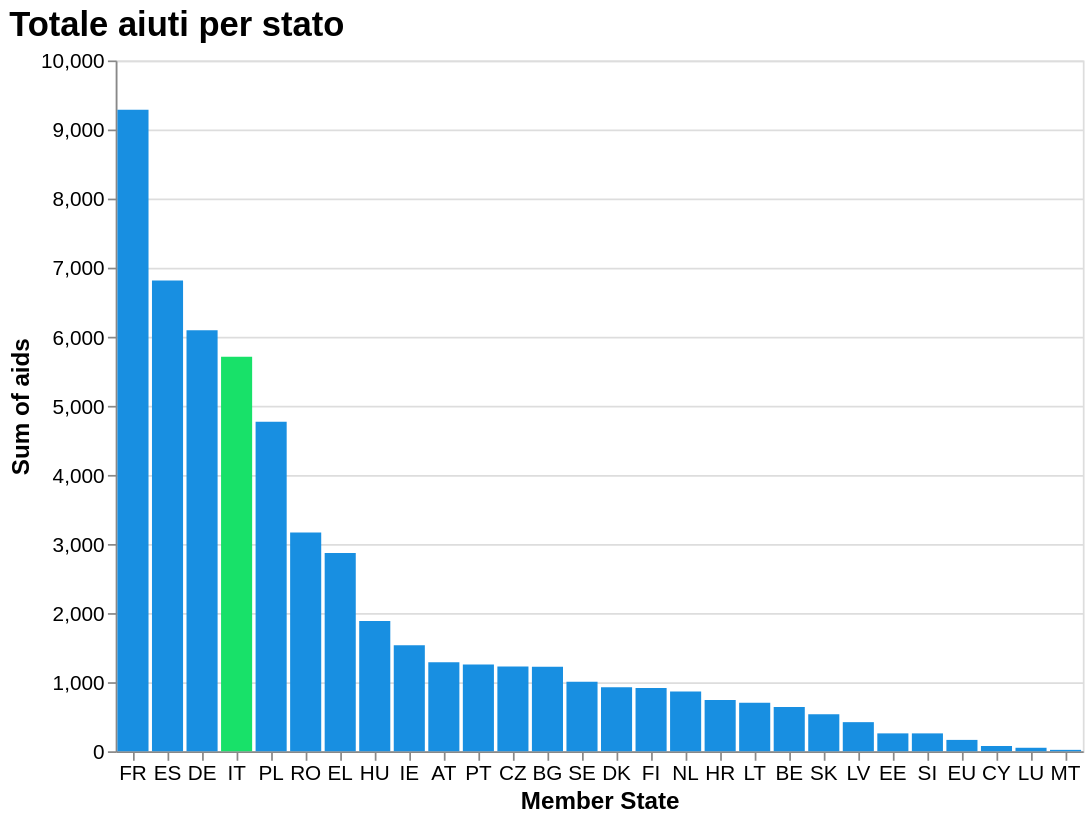

The specification (Vega-Lite) saved for this image:
### Vega-Lite specification from a JSON file in a GitHub repository (floating-point values rounded to 4 significant figures)
{"$schema": "https://vega.github.io/schema/vega-lite/v5.17.0.json", "config": {"axis": {"labelFontSize": 12, "titleFontSize": 14}, "background": "transparent", "title": {"anchor": "start", "color": "black", "fontSize": 20}}, "data": {"name": "data-11d5a51c55c2c4bbf61c9a28b2ab0d3a"}, "datasets": {"data-11d5a51c55c2c4bbf61c9a28b2ab0d3a": [{"Direct aids": 498.6, "Direct aids and sectorial aids": 557.3, "Member State": "BE", "Rural development": 83.2, "Sum of aids": 640.5, "Total percentage": "1.17%"}, {"Direct aids": 843.2, "Direct aids and sectorial aids": 867.9, "Member State": "BG", "Rural development": 354.6, "Sum of aids": 1222.0, "Total percentage": "2.25%"}, {"Direct aids": 347.7, "Direct aids and sectorial aids": 360.7, "Member State": "HR", "Rural development": 382.1, "Sum of aids": 742.8, "Total percentage": "1.36%"}, {"Direct aids": 852.3, "Direct aids and sectorial aids": 869.4, "Member State": "CZ", "Rural development": 357.1, "Sum of aids": 1226.0, "Total percentage": "2.25%"}, {"Direct aids": 798.5, "Direct aids and sectorial aids": 808.2, "Member State": "DK", "Rural development": 116.7, "Sum of aids": 924.9, "Total percentage": "1.7%"}, {"Direct aids": 4615.0, "Direct aids and sectorial aids": 4740.0, "Member State": "DE", "Rural development": 1354.0, "Sum of aids": 6094.0, "Total percentage": "11.2%"}, {"Direct aids": 165.4, "Direct aids and sectorial aids": 167.1, "Member State": "EE", "Rural development": 91.6, "Sum of aids": 258.7, "Total percentage": "0.47%"}, {"Direct aids": 1991.0, "Direct aids and sectorial aids": 2233.0, "Member State": "EL", "Rural development": 635.8, "Sum of aids": 2868.0, "Total percentage": "5.3%"}, {"Direct aids": 5055.0, "Direct aids and sectorial aids": 5667.0, "Member State": "ES", "Rural development": 1149.0, "Sum of aids": 6816.0, "Total percentage": "12.5%"}, {"Direct aids": 6808.0, "Direct aids and sectorial aids": 7372.0, "Member State": "FR", "Rural development": 1913.0, "Sum of aids": 9285.0, "Total percentage": "17.1%"}, {"Direct aids": 1181.0, "Direct aids and sectorial aids": 1191.0, "Member State": "IE", "Rural development": 343.3, "Sum of aids": 1534.0, "Total percentage": "2.8%"}, {"Direct aids": 3552.0, "Direct aids and sectorial aids": 4242.0, "Member State": "IT", "Rural development": 1471.0, "Sum of aids": 5712.0, "Total percentage": "10.5%"}, {"Direct aids": 47.3, "Direct aids and sectorial aids": 52.71, "Member State": "CY", "Rural development": 22.2, "Sum of aids": 74.91, "Total percentage": "0.14%"}, {"Direct aids": 294.7, "Direct aids and sectorial aids": 297.1, "Member State": "LV", "Rural development": 124.0, "Sum of aids": 421.1, "Total percentage": "0.77%"}, {"Direct aids": 510.2, "Direct aids and sectorial aids": 514.7, "Member State": "LT", "Rural development": 188.9, "Sum of aids": 703.6, "Total percentage": "1.3%"}, {"Direct aids": 34.3, "Direct aids and sectorial aids": 34.9, "Member State": "LU", "Rural development": 15.41, "Sum of aids": 50.31, "Total percentage": "0.1%"}, {"Direct aids": 1277.0, "Direct aids and sectorial aids": 1310.0, "Member State": "HU", "Rural development": 576.5, "Sum of aids": 1887.0, "Total percentage": "3.5%"}, {"Direct aids": 5.1, "Direct aids and sectorial aids": 5.2, "Member State": "MT", "Rural development": 14.9, "Sum of aids": 20.1, "Total percentage": "0.04%"}, {"Direct aids": 651.3, "Direct aids and sectorial aids": 703.1, "Member State": "NL", "Rural development": 163.1, "Sum of aids": 866.2, "Total percentage": "1.6%"}, {"Direct aids": 683.3, "Direct aids and sectorial aids": 707.3, "Member State": "AT", "Rural development": 580.7, "Sum of aids": 1288.0, "Total percentage": "2.37%"}, {"Direct aids": 3320.0, "Direct aids and sectorial aids": 3351.0, "Member State": "PL", "Rural development": 1419.0, "Sum of aids": 4770.0, "Total percentage": "8.8%"}, {"Direct aids": 756.4, "Direct aids and sectorial aids": 860.9, "Member State": "PT", "Rural development": 393.7, "Sum of aids": 1255.0, "Total percentage": "2.3%"}, {"Direct aids": 1885.0, "Direct aids and sectorial aids": 1953.0, "Member State": "RO", "Rural development": 1215.0, "Sum of aids": 3168.0, "Total percentage": "5.8%"}, {"Direct aids": 132.5, "Direct aids and sectorial aids": 139.5, "Member State": "SI", "Rural development": 119.1, "Sum of aids": 258.6, "Total percentage": "0.5%"}, {"Direct aids": 384.7, "Direct aids and sectorial aids": 395.8, "Member State": "SK", "Rural development": 138.9, "Sum of aids": 534.7, "Total percentage": "1.0%"}, {"Direct aids": 517.3, "Direct aids and sectorial aids": 526.0, "Member State": "FI", "Rural development": 388.3, "Sum of aids": 914.3, "Total percentage": "1.7%"}, {"Direct aids": 673.0, "Direct aids and sectorial aids": 686.3, "Member State": "SE", "Rural development": 319.7, "Sum of aids": 1006.0, "Total percentage": "1.85%"}, {"Direct aids": 0.0, "Direct aids and sectorial aids": 164.2, "Member State": "EU", "Rural development": 0.0, "Sum of aids": 164.2, "Total percentage": "0.3%"}]}, "encoding": {"color": {"condition": {"test": "(datum['Member State'] === 'IT')", "value": "#18E169"}, "value": "#188FE1"}, "tooltip": [{"field": "Member State", "title": "Member State", "type": "nominal"}, {"field": "Sum of aids", "format": ".2f", "title": "Sum of aids", "type": "quantitative"}], "x": {"axis": {"labelAngle": 0}, "field": "Member State", "sort": "-y", "title": "Member State", "type": "nominal"}, "y": {"field": "Sum of aids", "title": "Sum of aids", "type": "quantitative"}}, "height": 400, "mark": {"type": "bar"}, "title": "Totale aiuti per stato", "width": "container"}
